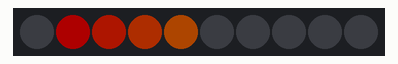
Bench run of a program on a simulated MicroPython board. Parts: 10 RGB LEDs in strip order, left to right. Dim RGB values are drawn brighter than linear; library files of the repository ran but are not shown: neopixel2.py. At 1.2 s the program stops and its outputs stay as they are.

Above: at 0.15 s.
At 0.66 s:
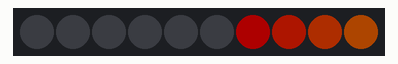
At 1.2 s:
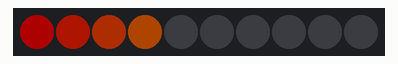

The program:

neopixel_teste1.py
```python
import time
from time import sleep
from neopixel2 import Neopixel

numpix = 10
pixels = Neopixel(numpix, 0, 28, "GRB")
purple = (255, 0, 255)
yellow = (255, 100, 0)
orange = (255, 50, 0)
green = (0, 255, 0)
blue = (0, 0, 255)
red = (255, 0, 0)
color0 = red

pixels.brightness(50)
# pixels.fill(orange)
# pixels.set_pixel_line_gradient(0, 9, green, blue)

# pixels.set_pixel_line_gradient(0, 3, red, yellow)
# pixels.set_pixel_line_gradient(4, 7, blue, green)
# pixels.set_pixel_line_gradient(8, 9, orange, purple )

pixels.set_pixel_line_gradient(0, 3, red, yellow)

# pixels.set_pixel_line(4, 5, yellow)
# pixels.set_pixel(9, (255, 255, 255))
pixels.show()

while True:

    for i in range(0, numpix - 3):
        pixels.fill((0,0,0))
        pixels.set_pixel_line_gradient(i, i+3, red, yellow)
        pixels.show()
        time.sleep(.1)

    for i in range(numpix - 3, 2, -1):
        pixels.fill((0,0,0))
        pixels.set_pixel_line_gradient(i-3, i, red, yellow)
        pixels.show()
        time.sleep(.1)

    break
    if color0 == red:
       color0 = yellow
       color1 = red
    else:
        color0 = red
        color1 = yellow
    pixels.set_pixel(0, color0)
    pixels.set_pixel(1, color1)
    pixels.show()
    time.sleep(1)
```
